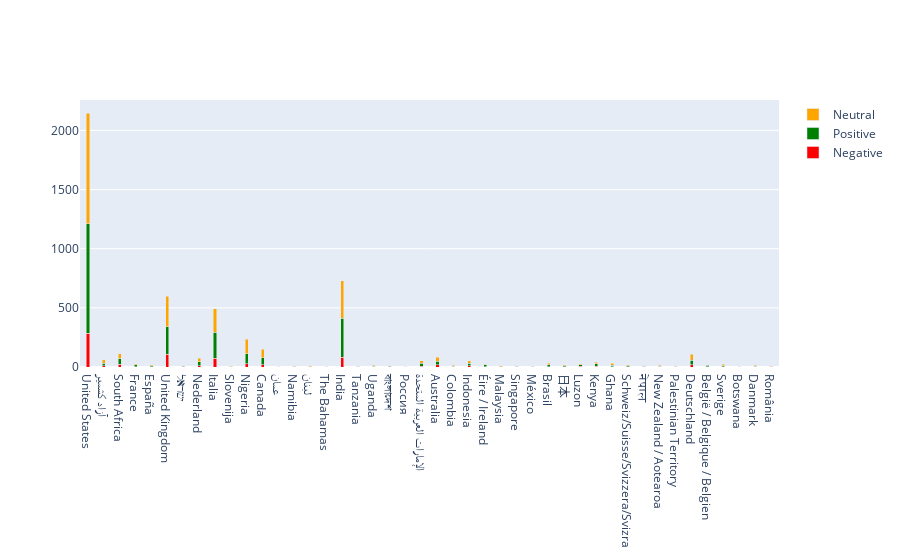

The notebook cell saved with this chart:
### Code cell
#data = country , Total +ve , Total -ve , total n

import numpy as np
import pandas as pd
import matplotlib.pyplot as plt
import plotly.graph_objects as px
from matplotlib.colors import LinearSegmentedColormap
import seaborn as sns
data = pd.read_csv('/home/prachi/Downloads/march_countries_count.csv',engine='python')
X = data.Country
cmap1 = ['red','green','orange']
plot = px.Figure(data = [px.Bar(name='Negative' , x = X,y = data.Negative,width=0.2 ), 
                         px.Bar(name='Positive' , x = X,y = data.Positive,width=0.2),
                        px.Bar(name='Neutral' , x = X,y = data.Neutral ,width=0.2)
                        ])
plot.update_layout(barmode='stack',colorway=cmap1)
plot.show()
plot.write_html("marchstack.html")

### Figure 1 — Plotly figure (JSON) as saved in the notebook; plotly's stock layout.template omitted (floating-point values rounded to 4 significant figures)
{"data": [{"name": "Negative", "type": "bar", "width": 0.2, "x": ["United States", "آزاد کشمیر", "South Africa", "France", "España", "United Kingdom", "ישראל", "Nederland", "Italia", "Slovenija", "Nigeria", "Canada", "عمان", "Namibia", "لبنان", "The Bahamas", "India", "Tanzania", "Uganda", "বাংলাদেশ", "Россия", "الإمارات العربية المتحدة", "Australia", "Colombia", "Indonesia", "Éire / Ireland", "Malaysia", "Singapore", "México", "Brasil", "日本", "Luzon", "Kenya", "Ghana", "Schweiz/Suisse/Svizzera/Svizra", "नेपाल", "New Zealand / Aotearoa", "Palestinian Territory", "Deutschland", "België / Belgique / Belgien", "Sverige", "Botswana", "Danmark", "România"], "y": [286, 11, 23, 3, 4, 107, 0, 12, 74, 1, 29, 20, 0, 1, 0, 1, 81, 2, 1, 0, 0, 7, 17, 1, 12, 4, 1, 2, 1, 2, 2, 6, 8, 4, 1, 1, 1, 0, 21, 4, 4, 1, 2, 0]}, {"name": "Positive", "type": "bar", "width": 0.2, "x": ["United States", "آزاد کشمیر", "South Africa", "France", "España", "United Kingdom", "ישראל", "Nederland", "Italia", "Slovenija", "Nigeria", "Canada", "عمان", "Namibia", "لبنان", "The Bahamas", "India", "Tanzania", "Uganda", "বাংলাদেশ", "Россия", "الإمارات العربية المتحدة", "Australia", "Colombia", "Indonesia", "Éire / Ireland", "Malaysia", "Singapore", "México", "Brasil", "日本", "Luzon", "Kenya", "Ghana", "Schweiz/Suisse/Svizzera/Svizra", "नेपाल", "New Zealand / Aotearoa", "Palestinian Territory", "Deutschland", "België / Belgique / Belgien", "Sverige", "Botswana", "Danmark", "România"], "y": [924, 22, 48, 15, 6, 235, 5, 31, 221, 2, 81, 59, 2, 3, 3, 2, 333, 4, 5, 5, 2, 23, 30, 6, 21, 13, 3, 3, 4, 17, 7, 14, 18, 11, 10, 4, 4, 2, 38, 9, 7, 2, 5, 3]}, {"name": "Neutral", "type": "bar", "width": 0.2, "x": ["United States", "آزاد کشمیر", "South Africa", "France", "España", "United Kingdom", "ישראל", "Nederland", "Italia", "Slovenija", "Nigeria", "Canada", "عمان", "Namibia", "لبنان", "The Bahamas", "India", "Tanzania", "Uganda", "বাংলাদেশ", "Россия", "الإمارات العربية المتحدة", "Australia", "Colombia", "Indonesia", "Éire / Ireland", "Malaysia", "Singapore", "México", "Brasil", "日本", "Luzon", "Kenya", "Ghana", "Schweiz/Suisse/Svizzera/Svizra", "नेपाल", "New Zealand / Aotearoa", "Palestinian Territory", "Deutschland", "België / Belgique / Belgien", "Sverige", "Botswana", "Danmark", "România"], "y": [934, 29, 40, 9, 9, 257, 6, 32, 199, 2, 123, 73, 2, 1, 6, 1, 317, 2, 8, 6, 2, 22, 37, 9, 21, 5, 6, 5, 2, 11, 10, 9, 15, 16, 7, 5, 11, 4, 47, 8, 12, 0, 8, 2]}], "layout": {"barmode": "stack", "colorway": ["red", "green", "orange"]}}
